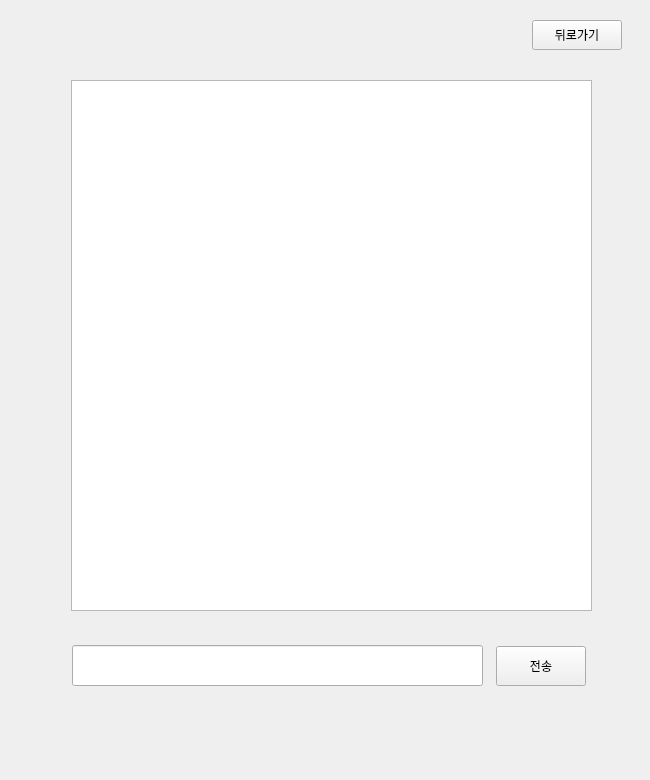
<?xml version="1.0" encoding="UTF-8"?>
<ui version="4.0">
 <class>Form</class>
 <widget class="QWidget" name="Form">
  <property name="geometry">
   <rect>
    <x>0</x>
    <y>0</y>
    <width>650</width>
    <height>780</height>
   </rect>
  </property>
  <property name="windowTitle">
   <string>Form</string>
  </property>
  <widget class="QStackedWidget" name="stackedWidget">
   <property name="geometry">
    <rect>
     <x>2</x>
     <y>0</y>
     <width>650</width>
     <height>780</height>
    </rect>
   </property>
   <property name="currentIndex">
    <number>2</number>
   </property>
   <widget class="QWidget" name="page_2">
    <widget class="QLineEdit" name="username">
     <property name="geometry">
      <rect>
       <x>157</x>
       <y>360</y>
       <width>351</width>
       <height>41</height>
      </rect>
     </property>
    </widget>
    <widget class="QLabel" name="label">
     <property name="geometry">
      <rect>
       <x>260</x>
       <y>270</y>
       <width>161</width>
       <height>41</height>
      </rect>
     </property>
     <property name="font">
      <font>
       <family>굴림</family>
       <pointsize>20</pointsize>
      </font>
     </property>
     <property name="text">
      <string>사용자 이름</string>
     </property>
    </widget>
    <widget class="QPushButton" name="btn_enter">
     <property name="geometry">
      <rect>
       <x>300</x>
       <y>450</y>
       <width>75</width>
       <height>31</height>
      </rect>
     </property>
     <property name="text">
      <string>확인</string>
     </property>
    </widget>
   </widget>
   <widget class="QWidget" name="page_3">
    <widget class="QListWidget" name="chatroom">
     <property name="geometry">
      <rect>
       <x>70</x>
       <y>150</y>
       <width>510</width>
       <height>581</height>
      </rect>
     </property>
    </widget>
    <widget class="QLabel" name="label_2">
     <property name="geometry">
      <rect>
       <x>70</x>
       <y>90</y>
       <width>141</width>
       <height>41</height>
      </rect>
     </property>
     <property name="font">
      <font>
       <pointsize>20</pointsize>
      </font>
     </property>
     <property name="text">
      <string>채팅 목록</string>
     </property>
    </widget>
    <widget class="QPushButton" name="btn_exit">
     <property name="geometry">
      <rect>
       <x>530</x>
       <y>20</y>
       <width>90</width>
       <height>30</height>
      </rect>
     </property>
     <property name="text">
      <string>나가기</string>
     </property>
    </widget>
    <widget class="QPushButton" name="btn_makechat">
     <property name="geometry">
      <rect>
       <x>490</x>
       <y>90</y>
       <width>90</width>
       <height>40</height>
      </rect>
     </property>
     <property name="text">
      <string>채팅방 만들기</string>
     </property>
    </widget>
    <widget class="QLineEdit" name="newchatname">
     <property name="geometry">
      <rect>
       <x>280</x>
       <y>95</y>
       <width>191</width>
       <height>31</height>
      </rect>
     </property>
    </widget>
   </widget>
   <widget class="QWidget" name="page">
    <widget class="QPushButton" name="btn_send">
     <property name="geometry">
      <rect>
       <x>494</x>
       <y>646</y>
       <width>90</width>
       <height>40</height>
      </rect>
     </property>
     <property name="text">
      <string>전송</string>
     </property>
    </widget>
    <widget class="QLineEdit" name="sendmessage">
     <property name="geometry">
      <rect>
       <x>70</x>
       <y>645</y>
       <width>411</width>
       <height>41</height>
      </rect>
     </property>
    </widget>
    <widget class="QPushButton" name="btn_back">
     <property name="geometry">
      <rect>
       <x>530</x>
       <y>20</y>
       <width>90</width>
       <height>30</height>
      </rect>
     </property>
     <property name="text">
      <string>뒤로가기</string>
     </property>
    </widget>
    <widget class="QListWidget" name="receivemessage">
     <property name="geometry">
      <rect>
       <x>69</x>
       <y>80</y>
       <width>521</width>
       <height>531</height>
      </rect>
     </property>
    </widget>
   </widget>
  </widget>
 </widget>
 <resources/>
 <connections/>
</ui>
